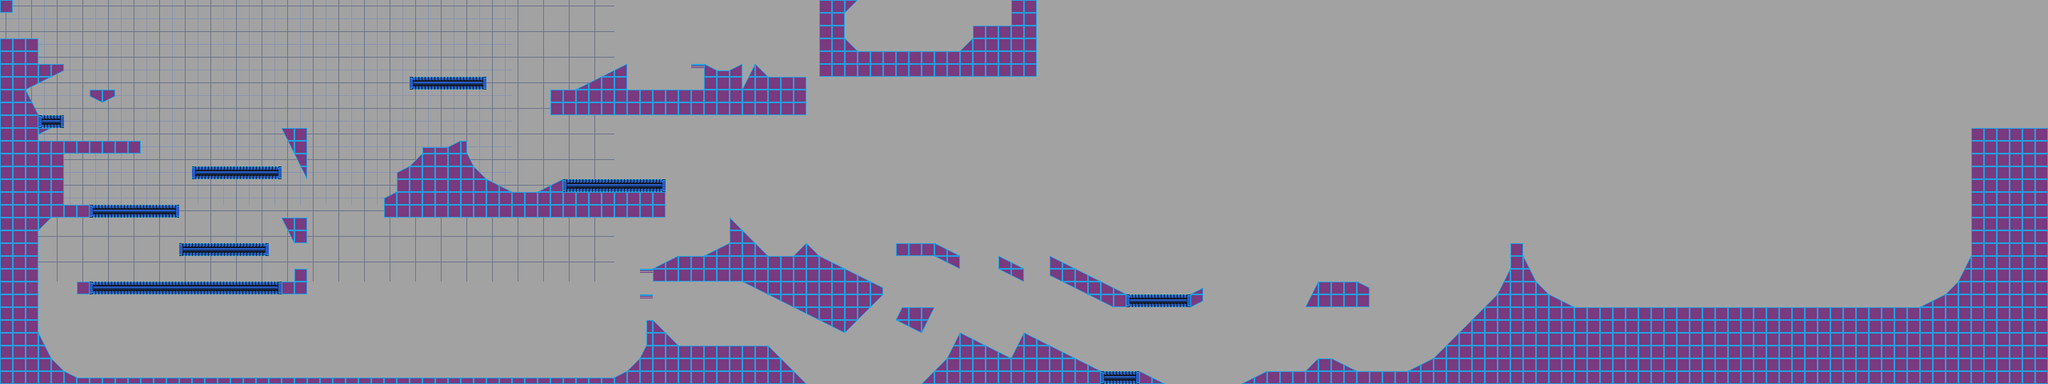

The image is a tile-based game level rendered from a .tmx file. Its description and source (layers, tilesets, objects; grid data summarised) follow:
An orthogonal 160x30 tile map with 16x16 px tiles, 3 tile layers (BG_2, BG_1, BG_0), 4 tilesets and 17 objects (6x Path, 4x TilePlatform, 4x JetPlatform, BasicPlatform, Crawler, ...).

<map version="1.10" tiledversion="1.10.2" orientation="orthogonal" renderorder="right-down" width="160" height="30" tilewidth="16" tileheight="16" infinite="0" backgroundcolor="#a2a2a2" nextlayerid="13" nextobjectid="54">
 <tileset firstgid="1" source="tileset/tile_test.tsx" />
 <tileset firstgid="257" source="tileset/tile_basic_purple.tsx" />
 <tileset firstgid="321" source="tileset/autotile_test.tsx" />
 <tileset firstgid="577" source="tileset/tech_fg.tsx" />
 <layer id="10" name="BG_2" width="160" height="30">
  <properties>
   <property name="collision" type="bool" value="false" />
   <property name="parallax" type="bool" value="true" />
   <property name="parallax_sizex" type="int" value="40" />
   <property name="parallax_sizey" type="int" value="16" />
   <property name="scroll" type="bool" value="true" />
   <property name="scroll_velx" type="float" value="-12" />
   <property name="scroll_vely" type="float" value="12" />
  </properties>
  <data>[4800 cells, 640 non-empty, 1 distinct tile ids]</data>
 </layer>
 <layer id="5" name="BG_1" width="160" height="30">
  <properties>
   <property name="collision" type="bool" value="false" />
   <property name="parallax" type="bool" value="true" />
   <property name="parallax_sizex" type="int" value="48" />
   <property name="parallax_sizey" type="int" value="22" />
   <property name="scroll" type="bool" value="true" />
   <property name="scroll_velx" type="float" value="-20" />
   <property name="scroll_vely" type="float" value="20" />
  </properties>
  <data>[4800 cells, 792 non-empty, 3 distinct tile ids]</data>
 </layer>
 <layer id="1" name="BG_0" width="160" height="30">
  <properties>
   <property name="collision" type="bool" value="true" />
   <property name="collision_border" value="NESW" />
  </properties>
  <data>[4800 cells, 1039 non-empty, 30 distinct tile ids]</data>
 </layer>
 <objectgroup id="4" name="OBJ">
  <object id="16" type="Path" x="592" y="416">
   <properties>
    <property name="speed" type="float" value="200" />
    <property name="template" type="bool" value="true" />
   </properties>
   <polyline points="-240,-48 -240,-256" />
  </object>
  <object id="17" type="TilePlatform" x="352" y="272" width="32" height="32">
   <properties>
    <property name="layer" type="int" value="1" />
    <property name="path" type="object" value="16" />
   </properties>
  </object>
  <object id="21" type="Path" x="976" y="336">
   <properties>
    <property name="speed" type="float" value="50" />
    <property name="template" type="bool" value="true" />
   </properties>
   <polyline points="-560,-160 -560,64" />
  </object>
  <object id="25" type="JetPlatform" x="416" y="176" width="80" height="16">
   <properties>
    <property name="path" type="object" value="21" />
   </properties>
  </object>
  <object id="26" type="BasicPlatform" x="848" y="240" width="48" height="16">
   <properties>
    <property name="path" value="" />
   </properties>
  </object>
  <object id="27" type="JetPlatform" x="1552" y="272" width="80" height="16">
   <properties>
    <property name="path" type="object" value="28" />
   </properties>
  </object>
  <object id="28" type="Path" x="2078" y="406">
   <properties>
    <property name="on_complete" value="restart" />
    <property name="speed" type="float" value="100" />
    <property name="template" type="bool" value="true" />
   </properties>
   <polyline points="-542.233,-53.9038 -542.233,-21.9038 -510.233,10.0962 -350,10 -318,-22 -318,-54 -350,-86 -510.233,-85.9038 -542,-54" />
  </object>
  <object id="31" type="TilePlatform" x="720" y="80" width="64" height="32">
   <properties>
    <property name="layer" type="int" value="1" />
    <property name="path" type="object" value="34" />
   </properties>
  </object>
  <object id="32" type="TilePlatform" x="512" y="96" width="96" height="16.6667">
   <properties>
    <property name="layer" type="int" value="1" />
    <property name="path" type="object" value="33" />
   </properties>
  </object>
  <object id="33" type="Path" x="1072" y="256">
   <properties>
    <property name="speed" type="float" value="50" />
    <property name="template" type="bool" value="true" />
    <property name="wait_on_end" type="float" value="0" />
   </properties>
   <polyline points="-560,-160 -608,-112" />
  </object>
  <object id="34" type="Path" x="1200" y="256">
   <properties>
    <property name="speed" type="float" value="100" />
    <property name="template" type="bool" value="true" />
    <property name="wait_on_end" type="float" value="3" />
   </properties>
   <polyline points="-512,-176 -384,-176" />
  </object>
  <object id="35" type="JetPlatform" x="624" y="144" width="48" height="16">
   <properties>
    <property name="path" value="" />
   </properties>
  </object>
  <object id="36" type="TilePlatform" x="864" y="64" width="64" height="48">
   <properties>
    <property name="layer" type="int" value="1" />
    <property name="path" type="object" value="37" />
   </properties>
  </object>
  <object id="37" type="Path" x="1072" y="240">
   <properties>
    <property name="speed" type="float" value="50" />
    <property name="template" type="bool" value="true" />
    <property name="wait_on_end" type="float" value="3" />
   </properties>
   <polyline points="-256,-176 -192,-176" />
  </object>
  <object id="38" type="JetPlatform" x="480" y="48" width="48" height="16">
   <properties>
    <property name="path" value="" />
   </properties>
  </object>
  <object id="52" type="Crawler" x="1120" y="48" width="16" height="16" visible="0">
   <properties>
    <property name="face_left" type="bool" value="false" />
    <property name="surface_dir" value="n" />
   </properties>
  </object>
  <object id="53" type="Player" x="976" y="64" width="16" height="32">
   <properties>
    <property name="anotherprop" value="Foo" />
    <property name="faceleft" type="bool" value="false" />
   </properties>
  </object>
 </objectgroup>
</map>